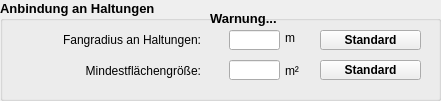
  <widget class="QGroupBox" name="groupBox_2">
   <property name="geometry">
    <rect>
     <x>20</x>
     <y>20</y>
     <width>441</width>
     <height>101</height>
    </rect>
   </property>
   <property name="font">
    <font>
     <family>Tahoma</family>
     <pointsize>10</pointsize>
     <weight>75</weight>
     <bold>true</bold>
    </font>
   </property>
   <property name="title">
    <string>Anbindung an Haltungen</string>
   </property>
   <widget class="QLabel" name="lf_unit_fangradius">
    <property name="geometry">
     <rect>
      <x>285</x>
      <y>30</y>
      <width>31</width>
      <height>16</height>
     </rect>
    </property>
    <property name="font">
     <font>
      <family>Tahoma</family>
      <pointsize>9</pointsize>
      <weight>50</weight>
      <bold>false</bold>
     </font>
    </property>
    <property name="toolTip">
     <string extracomment="Radius zur Berücksichtigung von Flächen um die Haltungen"/>
    </property>
    <property name="statusTip">
     <string extracomment="Radius zur Berücksichtigung von Flächen um die Haltungen"/>
    </property>
    <property name="text">
     <string>m</string>
    </property>
   </widget>
   <widget class="QLabel" name="label">
    <property name="geometry">
     <rect>
      <x>30</x>
      <y>30</y>
      <width>171</width>
      <height>20</height>
     </rect>
    </property>
    <property name="font">
     <font>
      <family>Tahoma</family>
      <pointsize>9</pointsize>
      <weight>50</weight>
      <bold>false</bold>
     </font>
    </property>
    <property name="toolTip">
     <string extracomment="Radius zur Berücksichtigung von Flächen um die Haltungen"/>
    </property>
    <property name="statusTip">
     <string extracomment="Radius zur Berücksichtigung von Flächen um die Haltungen"/>
    </property>
    <property name="text">
     <string>Fangradius an Haltungen:</string>
    </property>
    <property name="alignment">
     <set>Qt::AlignRight|Qt::AlignTrailing|Qt::AlignVCenter</set>
    </property>
   </widget>
   <widget class="QLineEdit" name="tf_fangradius">
    <property name="geometry">
     <rect>
      <x>229</x>
      <y>30</y>
      <width>51</width>
      <height>20</height>
     </rect>
    </property>
    <property name="font">
     <font>
      <family>Tahoma</family>
      <pointsize>10</pointsize>
      <weight>50</weight>
      <bold>false</bold>
     </font>
    </property>
    <property name="toolTip">
     <string extracomment="Radius zur Berücksichtigung von Flächen um die Haltungen">&lt;html&gt;&lt;head/&gt;&lt;body&gt;&lt;p&gt;Maximaler Abstand vom Ende der Verbidnungslinie zur zugeordneten Haltung (für manuell erstellte Verbindungslinien). Empfohlener Wert: 0.1&lt;/p&gt;&lt;/body&gt;&lt;/html&gt;</string>
    </property>
    <property name="statusTip">
     <string extracomment="Radius zur Berücksichtigung von Flächen um die Haltungen">Maximaler Abstand vom Ende der Verbidnungslinie zur zugeordneten Haltung (für manuell erstellte Verbindungslinien). Empfohlener Wert: 0.1</string>
    </property>
   </widget>
   <widget class="QPushButton" name="pb_fangradiusDefault">
    <property name="geometry">
     <rect>
      <x>320</x>
      <y>30</y>
      <width>101</width>
      <height>20</height>
     </rect>
    </property>
    <property name="font">
     <font>
      <family>Tahoma</family>
      <pointsize>9</pointsize>
      <weight>75</weight>
      <bold>true</bold>
     </font>
    </property>
    <property name="toolTip">
     <string>Wert auf Standardwert (0,10 m) zurücksetzen</string>
    </property>
    <property name="statusTip">
     <string>Wert auf Standardwert (0,10 m) zurücksetzen</string>
    </property>
    <property name="text">
     <string>Standard</string>
    </property>
   </widget>
   <widget class="QLabel" name="label_3">
    <property name="geometry">
     <rect>
      <x>30</x>
      <y>60</y>
      <width>171</width>
      <height>21</height>
     </rect>
    </property>
    <property name="font">
     <font>
      <family>Tahoma</family>
      <pointsize>9</pointsize>
      <weight>50</weight>
      <bold>false</bold>
     </font>
    </property>
    <property name="toolTip">
     <string extracomment="Radius zur Berücksichtigung von Flächen um die Haltungen"/>
    </property>
    <property name="statusTip">
     <string extracomment="Radius zur Berücksichtigung von Flächen um die Haltungen"/>
    </property>
    <property name="text">
     <string>Mindestflächengröße:</string>
    </property>
    <property name="alignment">
     <set>Qt::AlignRight|Qt::AlignTrailing|Qt::AlignVCenter</set>
    </property>
   </widget>
   <widget class="QLabel" name="label_26">
    <property name="geometry">
     <rect>
      <x>285</x>
      <y>60</y>
      <width>31</width>
      <height>21</height>
     </rect>
    </property>
    <property name="font">
     <font>
      <family>Tahoma</family>
      <pointsize>9</pointsize>
      <weight>50</weight>
      <bold>false</bold>
     </font>
    </property>
    <property name="toolTip">
     <string extracomment="Radius zur Berücksichtigung von Flächen um die Haltungen"/>
    </property>
    <property name="statusTip">
     <string extracomment="Radius zur Berücksichtigung von Flächen um die Haltungen"/>
    </property>
    <property name="text">
     <string>m²</string>
    </property>
   </widget>
   <widget class="QPushButton" name="pb_mindestflaecheDefault">
    <property name="geometry">
     <rect>
      <x>320</x>
      <y>60</y>
      <width>101</width>
      <height>20</height>
     </rect>
    </property>
    <property name="font">
     <font>
      <family>Tahoma</family>
      <pointsize>9</pointsize>
      <weight>75</weight>
      <bold>true</bold>
     </font>
    </property>
    <property name="toolTip">
     <string>&lt;html&gt;&lt;head/&gt;&lt;body&gt;&lt;p&gt;Wert auf Standardwert (0,50 m²) zurücksetzen&lt;/p&gt;&lt;/body&gt;&lt;/html&gt;</string>
    </property>
    <property name="statusTip">
     <string>Wert auf Standardwert (0,50 m²) zurücksetzen</string>
    </property>
    <property name="text">
     <string>Standard</string>
    </property>
   </widget>
   <widget class="QLineEdit" name="tf_mindestflaeche">
    <property name="geometry">
     <rect>
      <x>229</x>
      <y>60</y>
      <width>51</width>
      <height>20</height>
     </rect>
    </property>
    <property name="font">
     <font>
      <family>Tahoma</family>
      <pointsize>10</pointsize>
      <weight>50</weight>
      <bold>false</bold>
     </font>
    </property>
    <property name="toolTip">
     <string extracomment="Radius zur Berücksichtigung von Flächen um die Haltungen">&lt;html&gt;&lt;head/&gt;&lt;body&gt;&lt;p&gt;Flächen unterhalb der angegebenen Größe werden nicht berücksichtigt&lt;/p&gt;&lt;/body&gt;&lt;/html&gt;</string>
    </property>
    <property name="statusTip">
     <string extracomment="Radius zur Berücksichtigung von Flächen um die Haltungen">Mindestgröße zur Berücksichtigung von Flächen</string>
    </property>
   </widget>
   <widget class="QLabel" name="lf_warning1">
    <property name="geometry">
     <rect>
      <x>210</x>
      <y>10</y>
      <width>91</width>
      <height>16</height>
     </rect>
    </property>
    <property name="text">
     <string>Warnung...</string>
    </property>
   </widget>
  </widget>
